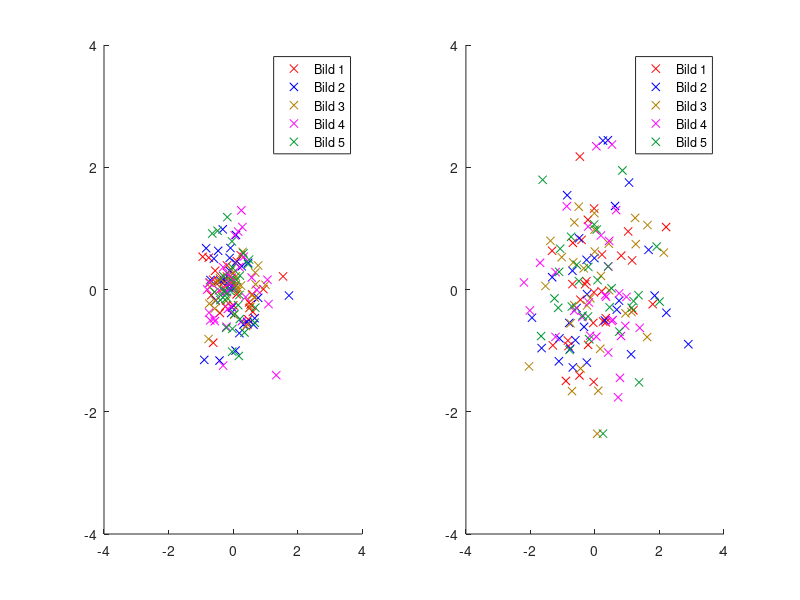

MATLAB code for this plot:
function [] = reprojReverse()

calibx1 = [0.612427,-0.409851,-0.461853,0.237305,0.115601,0.471436,0.545837,-0.672729,-0.349609,-0.035248,-0.000854,0.009827,0.596375,-0.617981,0.112335,-0.220215,-0.186279,-0.275208,0.496948,-0.555115,0.940796,-0.236847,0.007080,-0.751953,0.450500,-0.941101,1.549469,-0.613800,0.507507,-0.188232];
caliby1 = [-0.366516,-0.383728,0.141388,0.561310,0.464264,-0.489075,-0.245514,-0.093231,0.014008,0.116425,0.265747,-0.258331,-0.080048,0.159180,-0.079437,0.051147,0.210861,0.128784,-0.212006,0.306824,0.006195,-0.277588,0.053345,0.520355,-0.569153,0.535828,0.214417,-0.871231,-0.303467,0.393616];
calibx2 = [0.321594,-0.534637,-0.292175,0.466736,0.270355,0.195435,0.437439,-0.702881,-0.385529,0.043915,0.074860,-0.027832,0.670349,-0.593689,-0.112701,-0.018829,-0.079529,-0.093750,0.633789,-0.461914,0.777954,-0.059387,-0.104492,-0.319458,0.078796,-0.834167,1.733276,-0.892731,-0.418854,0.091736];
caliby2 = [-0.573151,-0.177765,0.162537,0.437317,0.380341,-0.713837,-0.530304,0.155182,0.139374,0.030579,0.437027,-0.293182,-0.469666,0.504700,0.024750,0.024628,0.678757,0.300720,-0.575623,0.633423,-0.136841,-0.385590,0.516159,0.984161,-0.999634,0.675110,-0.098938,-1.151550,-1.162682,0.892258];
calibx3 = [0.535675,-0.569092,-0.406158,0.297455,-0.053833,0.404907,0.591919,-0.733704,-0.450378,0.084930,-0.088562,0.029541,0.688843,-0.550690,0.156006,0.004028,-0.173492,-0.213928,0.778076,-0.326324,1.005707,0.130798,0.087585,-0.634338,0.247253,-0.717133,0.699707,-0.757904,0.669128,-0.714966];
caliby3 = [-0.284790,-0.311646,0.186279,0.616638,0.328278,-0.598053,-0.095520,-0.231323,0.118744,0.213226,0.222198,-0.415436,0.277252,-0.185608,-0.021423,0.152863,0.155670,-0.183807,0.393005,-0.003174,0.076660,0.031418,0.077789,0.083679,0.064026,0.040955,0.083771,-0.810211,-0.131378,0.114395];
calibx4 = [0.735535,0.577454,0.272827,-0.061829,-0.308167,-0.244507,0.389221,0.330139,-0.204224,-0.162231,-0.044250,-0.437927,-0.187622,0.160339,-0.564148,-0.112915,-0.180664,-0.797668,-0.744080,0.289398,-0.705383,0.054413,0.192688,-0.732788,-0.591187,1.066101,-0.308044,0.257690,1.339478,1.098328];
caliby4 = [-0.006561,0.194733,-0.518005,-0.281158,0.363342,-0.038544,-0.122803,0.535126,-0.608398,-0.319275,0.188354,-0.014343,-0.038513,0.946899,-0.518280,0.107117,0.265396,-0.000824,-0.377533,1.021301,-0.504425,0.885422,0.367615,0.111359,-0.474731,0.159241,-1.244476,1.294312,-1.401049,-0.238785];
calibx5 = [-0.394226,0.496613,0.322479,0.669067,-0.019135,-0.575836,-0.316040,0.212524,-0.033356,0.354889,0.050934,-0.283997,-0.185120,-0.080566,-0.478821,0.212280,-0.021179,-0.266602,0.111633,-0.209778,-0.643372,0.159424,-0.177826,-0.066528,0.468567,0.179626,0.199463,-0.026245,-0.301758,0.687927];
caliby5 = [-0.171814,0.489136,0.591705,-0.542480,-0.642792,-0.041840,-0.132233,0.227539,0.787323,-0.704163,-0.397888,-0.032043,-0.135590,-0.025452,0.961212,-0.483032,0.359436,-0.015167,0.155487,-0.626160,0.915710,-0.255524,1.183731,0.161713,0.414093,-1.086914,-0.088623,-1.017639,0.218410,-0.296860];


x1 = [-0.212769,-0.479889,0.335419,1.029358,-0.025208,-0.451111,-0.051758,-0.838318,0.338013,0.813660,-0.217163,-0.698303,1.151184,-0.685059,-0.031128,-0.265869,-0.306274,0.207703,2.205811,-0.468811,-0.414124,-1.304962,-0.040405,1.188843,-0.900330,-0.819214,1.790619,0.252747,0.217834,-1.328247];
y1 = [-0.905792,-1.405365,-0.468262,0.949371,1.325134,-0.167603,-0.546387,-0.835541,-0.536804,0.553497,1.139618,0.087463,0.475616,0.763184,-0.046814,0.135468,0.086212,-0.030457,1.022095,2.174316,0.811310,-0.913269,-1.511993,-0.341248,-1.495239,-0.924988,-0.239990,-0.522736,0.571411,0.634338];
x2 = [-0.338745,-0.766693,0.308167,1.661499,1.055725,-0.017578,-0.253357,-1.101074,-0.606049,0.675690,0.621918,-0.697693,1.121582,-0.492493,-1.326477,-0.797760,-0.259521,-0.245483,2.214111,0.401550,-0.860962,-1.951538,-1.118225,0.746887,-1.653625,-0.569336,2.894867,1.850891,-0.686615,0.247314];
y2 = [-0.611481,-0.970734,-0.505646,0.649017,1.749115,0.513580,-1.194641,-0.799316,-0.829590,-0.329407,1.366196,0.306793,-1.060272,0.837830,0.200836,-0.546539,0.485733,-0.077286,-0.380310,2.442352,1.542511,-0.461639,-1.174255,-0.183289,-0.958954,-0.303345,-0.894775,-0.100128,-1.274551,2.435318];
x3 = [0.164337,0.101288,0.946899,1.245819,-0.017670,-0.143646,-0.245483,-0.447052,0.437897,-0.011017,-0.638489,-0.674011,0.427307,-0.636169,-0.346893,-1.533661,-0.754425,0.185791,1.628967,-0.502106,-1.028839,-2.044922,0.070313,1.133362,-0.712158,-0.006470,1.616852,2.133362,1.265930,-1.377991];
y3 = [-0.969849,-1.655853,-0.390320,1.171173,1.248840,-0.142517,-0.260345,-1.292297,-0.012268,0.979401,1.097961,0.442322,0.750427,-0.258179,0.346161,0.057343,-0.552643,0.222809,1.053253,1.354675,0.529205,-1.257614,-2.359329,-0.368713,-1.662384,0.620972,-0.777832,0.603653,0.742088,0.796310];
x4 = [-0.396057,0.519836,0.939148,0.414734,-0.874329,-1.701477,-0.149780,0.976379,0.808105,0.750885,0.184631,-1.220703,0.314758,0.656799,-0.640503,0.043823,0.553894,-0.189575,0.440918,0.043549,-2.201813,-1.223022,0.718689,1.387085,-2.017883,0.774872,0.410309,0.529510,-0.210205,0.343445];
y4 = [-0.450989,-0.515381,-0.594269,0.378479,1.361145,0.436554,-0.755524,-0.120941,-0.760773,-0.063202,0.883667,0.284027,-0.091827,1.298645,-0.347839,-0.771118,-0.498230,-0.212799,0.795410,2.343384,0.114777,-0.775833,-1.764389,-0.627594,-0.343140,-1.445251,-1.030609,2.372040,1.030411,-0.118774];
x5 = [-1.138855,0.454468,1.350159,2.002869,0.408325,-1.078857,-1.254944,-0.384064,0.514191,1.140839,-0.206116,-1.111633,0.080017,-0.563599,-0.740753,-0.214233,-0.716980,-0.176819,1.913025,0.055359,-1.622467,-1.668976,-0.788147,1.366943,-0.496399,0.250183,1.196594,0.757156,0.851837,-0.023804];
y5 = [-0.300079,-0.290894,-0.093994,-0.197540,0.375854,0.667419,-0.145721,-0.427582,0.019135,-0.299438,0.369415,0.288940,0.152954,0.404114,0.862183,-0.441193,-0.278610,-0.813354,0.702606,0.980713,1.794739,-0.762573,-0.988632,-1.519379,0.136444,-2.357666,-0.190125,-0.688293,1.947342,1.064224];


subplot(1,2,1);
scatter(calibx1, caliby1, 'x', 'MarkerEdgeColor', 'r');
hold on;
scatter(calibx2, caliby2, 'x', 'MarkerEdgeColor', 'b');
hold on;
scatter(calibx3, caliby3, 'x', 'MarkerEdgeColor', [0.7 0.5 0.0]);
hold on;
scatter(calibx4, caliby4, 'x', 'MarkerEdgeColor', 'm');
hold on;
scatter(calibx5, caliby5, 'x', 'MarkerEdgeColor', [0.0, 0.6, 0.2]);
axis([-4 4 -4 4])
legend('Bild 1', 'Bild 2', 'Bild 3', 'Bild 4', 'Bild 5', 'Bild 6' );

subplot(1,2,2);
scatter(x1, y1, 'x', 'MarkerEdgeColor', 'r');
hold on;
scatter(x2, y2, 'x', 'MarkerEdgeColor', 'b');
hold on;
scatter(x3, y3, 'x', 'MarkerEdgeColor', [0.7 0.5 0.0]);
hold on;
scatter(x4, y4, 'x', 'MarkerEdgeColor', 'm');
hold on;
scatter(x5, y5, 'x', 'MarkerEdgeColor', [0.0, 0.6, 0.2]);
axis([-4 4 -4 4])
legend('Bild 1', 'Bild 2', 'Bild 3', 'Bild 4', 'Bild 5', 'Bild 6' );
end

